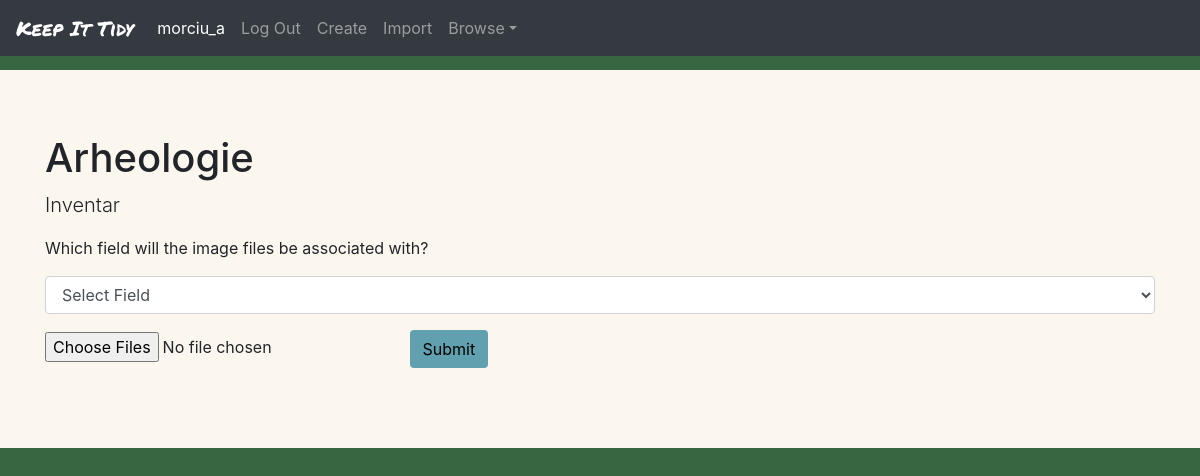
The page /upload_images/114 (signed in) on the database its author committed.
### KeepItTidy/models.py (models this page shows, shortened)
class User(AbstractUser):
	pass

class Collection(models.Model):
	user = models.ForeignKey(User, on_delete=models.CASCADE, related_name="collection")
	name = models.CharField(max_length=200)
	description = models.CharField(max_length=200)

### KeepItTidy/views.py (the view)
# urls.py: path("upload_images/<int:collection_id>", views.upload_images, name="upload_images"),
@login_required
def upload_images(request, collection_id):
	current_user = request.user
	collection = Collection.objects.get(id=collection_id)
	field_dict = FieldDict.objects.get(collection=collection)
	fields = FieldNameTypePair.objects.filter(dictionary=field_dict)
	if request.method == "POST":
		associated_field = request.POST['selectedField']
		associated_field_obj = FieldNameTypePair.objects.get(field_name=associated_field)
		associated_field_type = associated_field_obj.field_type
		print(associated_field_type)
		if len(request.FILES) > 0:
			for i in request.FILES:
				for img_file in request.FILES.getlist(i):
					items = Item.objects.filter(collection=collection)
					collection_fields = FieldDict.objects.get(collection=collection)
					image_field = FieldNameTypePair.objects.filter(dictionary=collection_fields, field_type='image')
					print(image_field)
					if image_field.count() <= 0:
						print("FOUND IMAGE FIELD")
						name_type_pair = FieldNameTypePair(dictionary=collection_fields, field_name="Image", field_type='image')
						name_type_pair.save()
					for item in items:
						old_imgs = ImageField.objects.filter(item=item)
						file_names = []
						for img in old_imgs:
							file_names.append(img.file_name())
						if old_imgs.count() <= 0 or img_file.name not in file_names:
							if associated_field == "name":
								entry = item.name
							elif associated_field_type == "number":
								entry = str(NumberField.objects.get(item=item, name=associated_field).number)
							elif associated_field == 'text':
								entry = TextField.objects.get(item=item, name=associated_field).text
							if img_file.name.split('.')[0] in entry or entry in img_file.name.split('.')[0]:
								new_img = ImageField(name="Image", collection=collection, item=item, image=img_file)
								new_img.save()
						else:
							pass
		return render(request, "keepittidy/upload_images.html", {
				"user": current_user,
				"collection": collection,
				"fields": fields
				})
	else:
		return render(request, "keepittidy/upload_images.html", {
				"user": current_user,
				"collection": collection,
				"fields": fields
				})

### KeepItTidy/templates/keepittidy/upload_images.html (shortened to what this page needs)
{% extends "keepittidy/layout.html" %}
{% load static %}
{% block body %}
<div id="collection" class="jumbotron jumbotron-fluid">
	<div class="container">
		<h1 class="display-5">{{ collection.name }}</h1>
		<p class="lead">{{ collection.description }}</p>
	</div>
	<div class="container">
		<form action="{% url 'upload_images' collection.id %}" method="post" enctype="multipart/form-data">
			<div>
				<p>Which field will the image files be associated with?</p>
				<select class="form-control" name="selectedField" required>
        			<option selected="true" disabled="disabled" value="">Select Field</option>
		        </select>
		    </div>
			<input type="file" class="form-control-image {{field.field_type}}" name="{{field.field_name}} / {{field.field_type}}" multiple required>
		    <button type="submit" class="btn addButton">Submit</button>
		</form>
	</div>
</div>
{% endblock %}

### KeepItTidy/templates/keepittidy/layout.html (shortened to what this page needs)
{% load static %}
<!DOCTYPE html>
<html lang="en">
	<head>
		<link rel="stylesheet" href="https://cdn.jsdelivr.net/npm/bootstrap@4.6.0/dist/css/bootstrap.min.css">
		<link href="{% static 'KeepItTidy/styles.css' %}" rel="stylesheet">
	</head>
	<body>
		<nav class="navbar navbar-expand-md navbar-dark bg-dark fixed-top">
		  <a id="titleLogo" class="navbar-brand" href="{% url 'index' %}">Keep It Tidy</a>
		  {% if user.is_authenticated %}
		  <div class="navbar-collapse collapse" id="navbarDefault" style="">
		    <ul class="navbar-nav mr-auto">
		      <li class="nav-item active">
		        <a class="nav-link disabled">{{user.username}}<span class="sr-only">(current)</span></a>
		      </li>
		      <li class="nav-item">
		        <a class="nav-link" href="{% url 'logout' %}">Log Out</a>
		      </li>
		      <li class="nav-item">
		        <a class="nav-link" href="{% url 'create_collection' %}" tabindex="-1">Create
		        </a>
		      </li>
		      <li class="nav-item">
		        <a class="nav-link" href="{% url 'excel_import' %}" tabindex="-1">Import
		        </a>
		      </li>
		      <li class="nav-item dropdown" id="dropdown01">
		        <a class="nav-link dropdown-toggle" href="#" data-toggle="dropdown" aria-haspopup="true" aria-expanded="false">Browse</a>
		      </li>
		    </ul>
		  </div>
		  {% endif %}
		</nav>
	{% block body %}
	{% endblock %}
	</body>
</html>

### KeepItTidy/static/KeepItTidy/styles.css (style rules this page uses)
body { background-color: #386641; padding-top: 70px; }
.navbar { background-color: #6A994E; }
.btn { margin: 1em; }
#titleLogo { font-family: 'Permanent Marker', cursive; }
.jumbotron { background-color: #FBF7EF; }
.addButton { background-color: #61A0AF; color: black; }

### rows shown on the page
User: username "morciu_a"
Collection: name "Arheologie", description "Inventar"
